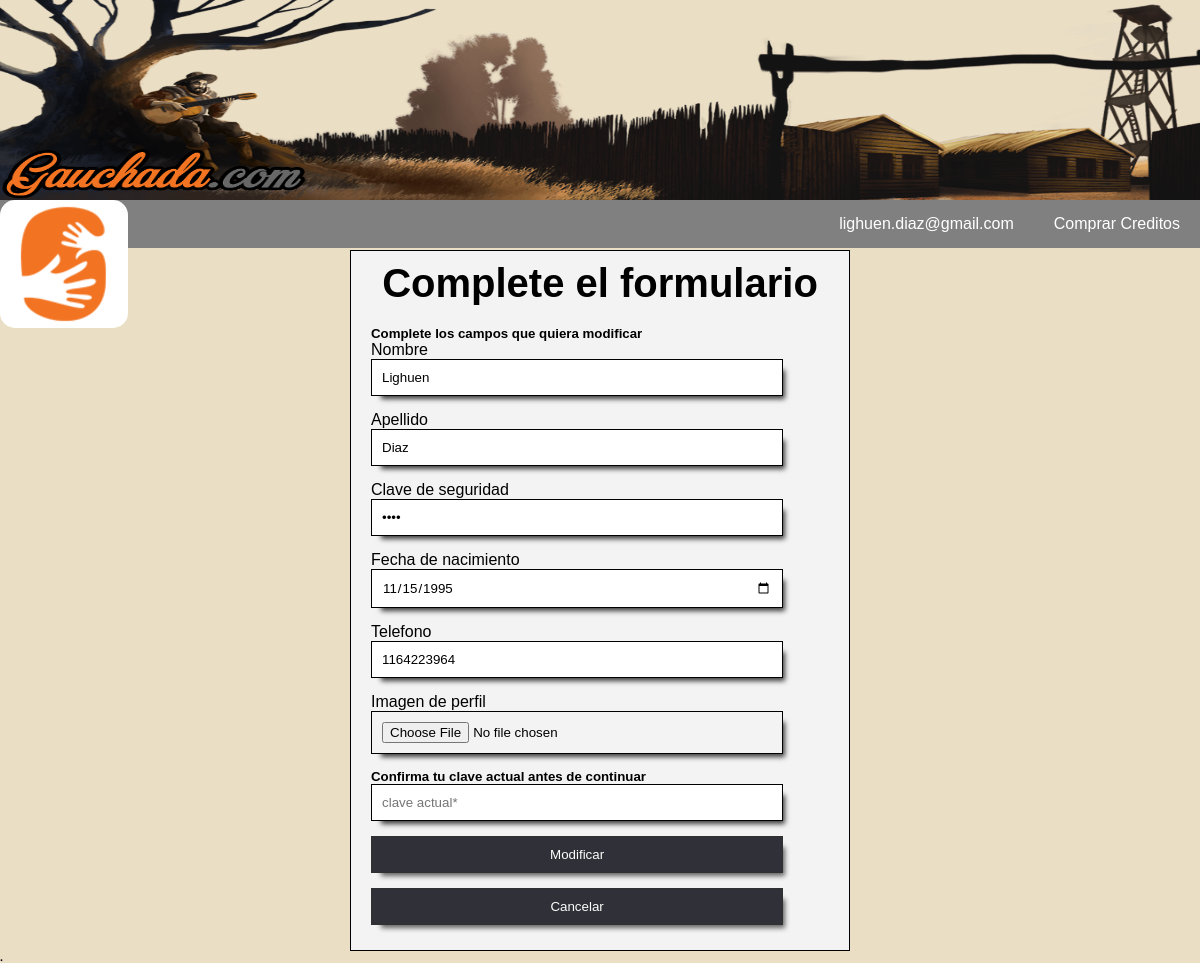
The page /php/usuarios/modificar.php (signed in) on the database its author committed.
### tables this page shows
CREATE TABLE `usuarios` (
  `id_usuario` int(10) NOT NULL,
  `email` varchar(40) NOT NULL,
  `clave` varchar(20) NOT NULL,
  `nombre` varchar(20) NOT NULL,
  `apellido` varchar(20) NOT NULL,
  `nacimiento` date NOT NULL,
  `telefono` int(15) NOT NULL,
  `creditos` int(10) NOT NULL DEFAULT '1',
  `puntos` int(10) NOT NULL DEFAULT '0',
  `baneado` tinyint(1) NOT NULL DEFAULT '0',
  `adeuda` int(10) NOT NULL DEFAULT '0',
  `foto` mediumblob NOT NULL,
  `extension` varchar(10) NOT NULL
);

### php/usuarios/modificar.php (the view, shortened to what this page needs)
<?php
	include("../menu.php");
?>
<head>
</head>
<body>
<?php
    $user = "SELECT * FROM usuarios  WHERE id_usuario='$_SESSION[usuario]'";
    $resultado = mysqli_query($conexion, $user);
    $usuario = mysqli_fetch_assoc($resultado);
?>
<form action='/php/usuarios/enviarmodificacion.php' method='POST' class='formulario' enctype="multipart/form-data" onsubmit="return validaremail();" oninput="return validartelefono();">
	<h1>Complete el formulario</h1>
  <h5>Complete los campos que quiera modificar</h5>
    <label>Nombre</label>
    <input type='text' maxlength="20" id="nombre" name='nombre' value='<?php echo $usuario['nombre']?>' required>
    <label>Apellido</label>
    <input type='text' maxlength="20" id="apellido" name='apellido' value='<?php echo $usuario['apellido']?>' required>
    <label>Clave de seguridad</label>
    <input type='password' maxlength="20" id="clave" name='clave' value='<?php echo $usuario['clave']?>' required>
    <label>Fecha de nacimiento</label>
    <input type="date" name="fecha" max="2017-06-01"  value="<?php echo $usuario['nacimiento']?>">
    <label>Telefono</label>
    <input type='text' maxlength="15" id="telefono" name='telefono' value='<?php echo $usuario['telefono']?>' required>
    <label>Imagen de perfil</label>
    <input type='file' name='imagen' accept="image/png, image/jpg, image/jpeg">
    <h5>Confirma tu clave actual antes de continuar</h5>
    <input type='password' maxlength="20" id="clave" name='claveold' placeholder='clave actual*' required>
    <input type='submit' value='Modificar'>
    <input type='reset' value='Cancelar'>
</form>
<h6>.</h6>
</body>
</html>

### php/menu.php (shortened to what this page needs)
<head>
    <link rel="stylesheet" href="/css/menu.css">
</head>
<header>
    <IMG class="banner" SRC="/img/ban1(new).jpg">
    <a href="/index.php"><IMG class="logo" SRC="/img/logo.png"></a>
    <nav class="menu">
        <ul class= "accesos">
            <?php
                include('conexion.php');
                if(isset($_SESSION['estado']) && $_SESSION['estado']=='logeado'){
                    if(isset($_SESSION['usuario'])){
                        $userid = $_SESSION['usuario'];
                        $conuser = "SELECT * FROM usuarios WHERE id_usuario='$userid'";
                        $resuser = mysqli_query($conexion, $conuser);
                        $varuser= mysqli_fetch_assoc($resuser);
                ?>
                        <li class='submenu'><a href="/php/usuarios/miperfil.php"><?php echo $varuser['email']; ?></a>
                        </li>
                        <li><a href="/php/comprar.php?usid=<?php echo $userid; ?>">Comprar Creditos</a></li>
                <?php
                    }
                }
                else { ?>
                    <li><a href="/php/usuarios/iniciar.php">Ingresar</a></li>
                    <li><a href="/php/usuarios/registro.php">Registrarse</a></li>
            <?php  }
            ?>
        </ul>
    </nav>
</header>

### css/menu.css (style rules this page uses)
body { background: #EADEC5; }
* { margin:0; padding:0; box-sizing: border-box; font-family: sans-serif; }
.banner { position: absolute; top: 0px; width: 100%; height: 200px; }
.menu { position: absolute; background: grey; top: 200px; width: 100%; }
.logo { position: absolute; top:200px; background: white; border-radius: 15px; left: 0px; z-index: 10; }
.menu ul { float: right; background: grey; display: flex; list-style: none; }
.menu a { display: block; padding: 15px 20px; color: #fff; text-decoration: none; }
.formulario { margin: auto; margin-top: 250px; width: 500px; max-width: 500px; background: #F3F3F3; padding: 10px 20px; box-sizing:border-box; border: 1px solid rgba(0,0,0,2); color:black; }
.formulario h1 { text-align: center; margin: 0; font-size:40px; margin-bottom: 20px; }
.formulario input { display: block; width: 90%; padding: 10px; margin-bottom: 15px; box-shadow: 6px 7px 5px -4px rgba(0,0,0,0.75); border: 1px solid #000000; }
.formulario input[type="submit"] { background: rgba(0,1,10,2); color: white; opacity: 0.8; cursor: pointer; }
.formulario input[type="reset"] { background: rgba(0,1,10,2); color: white; opacity: 0.8; cursor: pointer; }

### rows shown on the page
usuarios: email "lighuen.diaz@gmail.com", nombre "Lighuen", apellido "Diaz", fecha "11/15/1995", telefono "1164223964"
